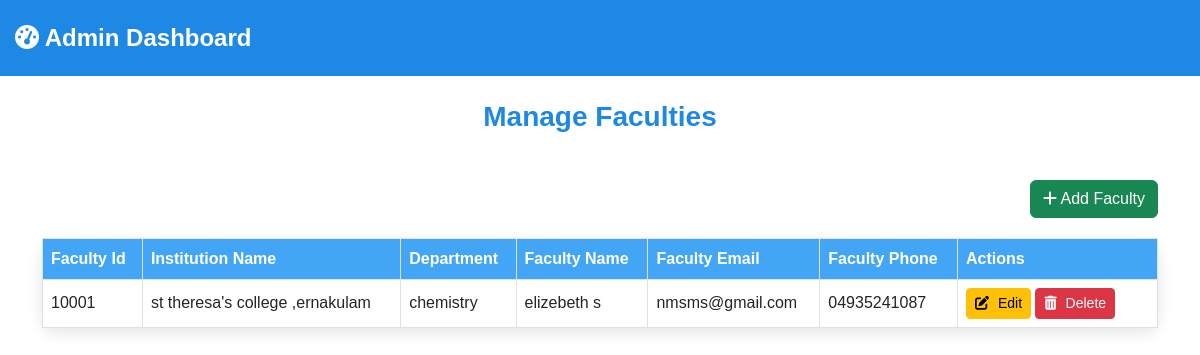
/myapp/manage_faculties, run on an earlier commit of the app's database.
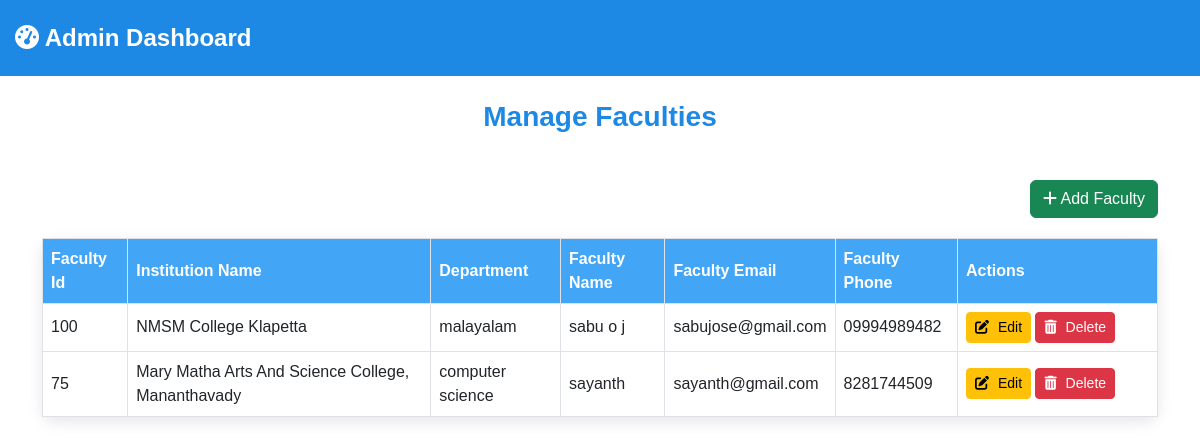
And on a later commit of the database.
### myapp/models.py (models this page shows)
class faculty_model(models.Model):
    LOGIN_ID = models.ForeignKey(login_model, on_delete=models.CASCADE, null=True, blank=True)
    dep_id = models.ForeignKey(department_model, on_delete=models.CASCADE, null=True, blank=True)
    faculty_id = models.CharField(max_length=100, null=True, blank=True)
    faculty_name = models.CharField(max_length=100, null=True, blank=True)
    faculty_email = models.CharField(max_length=100, null=True, blank=True)
    faculty_phone = models.CharField(max_length=100, null=True, blank=True)
    faculty_address = models.CharField(max_length=100, null=True, blank=True)

class department_model(models.Model):
    institution_id = models.ForeignKey(institution_model, on_delete=models.CASCADE, null=True, blank=True)
    department_name = models.CharField(max_length=100, null=True, blank=True)

class institution_model(models.Model):
    institution_name = models.CharField(max_length=100, null=True, blank=True)
    institution_address = models.CharField(max_length=100, null=True, blank=True)
    institution_contact = models.CharField(max_length=100, null=True, blank=True)
    institution_email = models.CharField(max_length=100, null=True, blank=True)
    institution_accreditation = models.CharField(max_length=100, null=True, blank=True)

### myapp/views.py (the view)
# urls.py: path('manage_faculties', managefaculty.as_view(), name='manage_faculties'),
class managefaculty(View):
    def get(self, request):
        c = faculty_model.objects.all()
        return render(request, 'administrator/manage_faculties.html', {'data': c})

### templates/administrator/manage_faculties.html (shortened to what this page needs)
<!DOCTYPE html>
<html lang="en">
<head>
    <link href="https://cdnjs.cloudflare.com/ajax/libs/font-awesome/6.0.0-beta3/css/all.min.css" rel="stylesheet">
    <link href="https://cdn.jsdelivr.net/npm/bootstrap@5.3.0/dist/css/bootstrap.min.css" rel="stylesheet">
</head>
<body>
    <nav class="navbar navbar-light">
        <a class="navbar-brand" href="/adminhome">
            <i class="fas fa-tachometer-alt"></i> Admin Dashboard
        </a>
    </nav>
    <div class="container mt-4">
        <div class="d-flex justify-content-center align-items-center mb-3">
            <h3>Manage Faculties</h3>
        </div>
        <div class="add-btn-container">
            <a href="/viewadd_managefaculties" class="btn btn-success">
                <i class="fas fa-plus"></i> Add Faculty
            </a>
        </div>
        <table class="table table-bordered">
            <thead>
                <tr>
                    <th>Faculty Id</th>
                    <th>Institution Name</th>
                    <th>Department</th>
                    <th>Faculty Name</th>
                    <th>Faculty Email</th>
                    <th>Faculty Phone</th>
                    <th>Actions</th>
                </tr>
            </thead>
            <tbody>
                {% for i in data %}
                <tr>
                    <td>{{i.faculty_id  }}</td>
                    <td>{{ i.dep_id.institution_id.institution_name }}</td>
                    <td>{{ i.dep_id.department_name }}</td>
                    <td>{{ i.faculty_name }}</td>
                    <td>{{ i.faculty_email }}</td>
                    <td>{{ i.faculty_phone }}</td>
                    <td>
                        <a href="/viewedit_managefaculties/{{ i.id }}" class="btn btn-warning btn-sm">
                           <i class="fas fa-edit"></i> Edit
                        </a>
                        <a href="/deletefac/{{ i.LOGIN_ID.id }}" class="btn btn-danger btn-sm" onclick="return confirm('Are you sure you want to delete this faculty?');">
                           <i class="fas fa-trash-alt"></i> Delete
                        </a>
                    </td>
                </tr>
                {% endfor %}
            </tbody>
        </table>
    </div>
</body>
</html>

What changed in the data, as far as the page shows it:
removed faculty_model: faculty_id "10001", dep_id.institution_id.institution_name "st theresa's college ,ernakulam", dep_id.department_name "chemistry", faculty_name "elizebeth s", faculty_email "nmsms@gmail.com", faculty_phone "04935241087"
added faculty_model: faculty_id "100", dep_id.institution_id.institution_name "NMSM College Klapetta", dep_id.department_name "malayalam", faculty_name "sabu o j", faculty_email "sabujose@gmail.com", faculty_phone "09994989482"
added faculty_model: faculty_id "75", dep_id.institution_id.institution_name "Mary Matha Arts And Science College, Mananthavady", dep_id.department_name "computer science", faculty_name "sayanth", faculty_email "sayanth@gmail.com", faculty_phone "8281744509"
